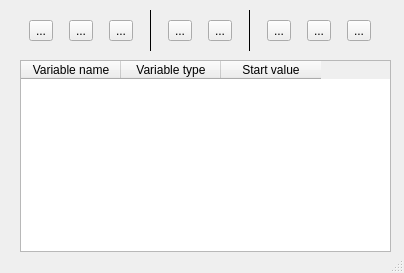
<?xml version="1.0" encoding="UTF-8"?>
<ui version="4.0">
 <class>VariablesDialog</class>
 <widget class="KDialog" name="VariablesDialog">
  <property name="geometry">
   <rect>
    <x>0</x>
    <y>0</y>
    <width>404</width>
    <height>273</height>
   </rect>
  </property>
  <property name="windowTitle">
   <string>Variables</string>
  </property>
  <property name="sizeGripEnabled">
   <bool>true</bool>
  </property>
  <property name="modal">
   <bool>true</bool>
  </property>
  <widget class="QTableWidget" name="tableWidget">
   <property name="geometry">
    <rect>
     <x>20</x>
     <y>60</y>
     <width>371</width>
     <height>192</height>
    </rect>
   </property>
   <column>
    <property name="text">
     <string>Variable name</string>
    </property>
   </column>
   <column>
    <property name="text">
     <string>Variable type</string>
    </property>
   </column>
   <column>
    <property name="text">
     <string>Start value</string>
    </property>
   </column>
  </widget>
  <widget class="QWidget" name="horizontalLayoutWidget">
   <property name="geometry">
    <rect>
     <x>19</x>
     <y>10</y>
     <width>371</width>
     <height>41</height>
    </rect>
   </property>
   <layout class="QHBoxLayout" name="horizontalLayout">
    <item>
     <widget class="QToolButton" name="toolButton_2">
      <property name="text">
       <string>...</string>
      </property>
     </widget>
    </item>
    <item>
     <widget class="QToolButton" name="toolButton">
      <property name="text">
       <string>...</string>
      </property>
     </widget>
    </item>
    <item>
     <widget class="QToolButton" name="toolButton_3">
      <property name="text">
       <string>...</string>
      </property>
     </widget>
    </item>
    <item>
     <widget class="KSeparator" name="kseparator">
      <property name="frameShape">
       <enum>QFrame::VLine</enum>
      </property>
     </widget>
    </item>
    <item>
     <widget class="QToolButton" name="toolButton_4">
      <property name="text">
       <string>...</string>
      </property>
     </widget>
    </item>
    <item>
     <widget class="QToolButton" name="toolButton_5">
      <property name="text">
       <string>...</string>
      </property>
     </widget>
    </item>
    <item>
     <widget class="KSeparator" name="kseparator_2">
      <property name="frameShape">
       <enum>QFrame::VLine</enum>
      </property>
     </widget>
    </item>
    <item>
     <widget class="QToolButton" name="toolButton_6">
      <property name="text">
       <string>...</string>
      </property>
     </widget>
    </item>
    <item>
     <widget class="QToolButton" name="toolButton_7">
      <property name="text">
       <string>...</string>
      </property>
     </widget>
    </item>
    <item>
     <widget class="QToolButton" name="toolButton_8">
      <property name="text">
       <string>...</string>
      </property>
     </widget>
    </item>
   </layout>
  </widget>
 </widget>
 <customwidgets>
  <customwidget>
   <class>KDialog</class>
   <extends>QDialog</extends>
   <header>kdialog.h</header>
   <container>1</container>
  </customwidget>
  <customwidget>
   <class>KSeparator</class>
   <extends>QFrame</extends>
   <header>kseparator.h</header>
  </customwidget>
 </customwidgets>
 <resources/>
 <connections/>
</ui>
